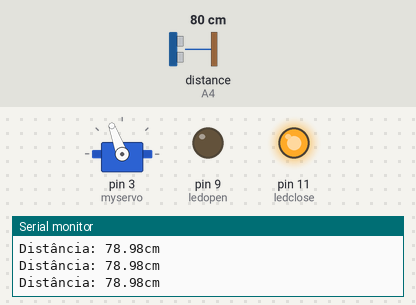
Bench run of a sketch on a simulated Arduino Uno, built with avr-gcc and run on an emulated ATmega328P. Shown: servo, output pins drawn as LEDs (lit = HIGH), the last lines printed to the serial monitor. Wiring (inferred from the names in the program): ultrasonic range finder: trigger A5; echo A4. The inputs (shaded band) are chosen by the test bench; at power-on: distance to the obstacle (sensor on A4) 80 cm. The echo pulse lasts 58.3 µs per cm; pins used as bus, display or sensor lines are not drawn.

Above: at 1.2 s.
1.3 s: distance to the obstacle (sensor on A4) set to 17 cm
3.2 s: distance to the obstacle (sensor on A4) set to 14 cm
At 4.34 s:
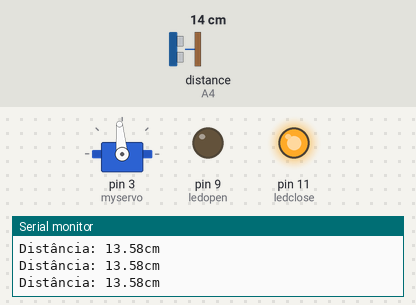
At 6.5 s:
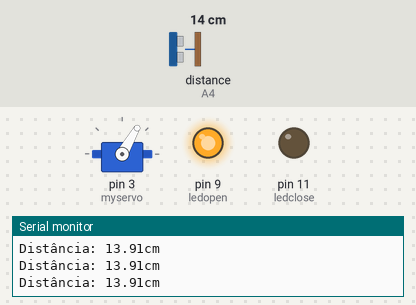
Timing chart, 0 to 8.0 s (numbered marks = the images above; inputs shaded):
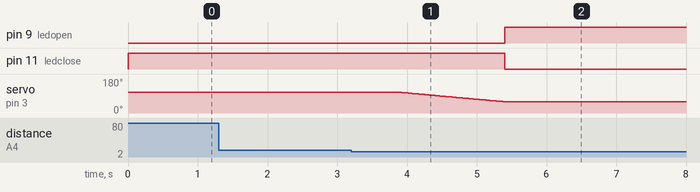

Measured:
- the behaviour switches between 16 and 15 cm on distance to the obstacle (sensor on A4) (found by bisection; images 0 and 1)
- after the input at 3.2 s, pin 9 (ledopen): LOW → HIGH after 2.2 s; pin 11 (ledclose): HIGH → LOW after 2.2 s; servo on pin 3 (myservo): moves from 110° to 60° over 1.5 s, starting after 0.70 s

The sketch:

sketch_mar17a.ino
```cpp
#include <Servo.h>

int trig = A5;
int echo = A4;
int ledopen = 9;
int ledclose = 11;
int contagem = 0;
int contagemFecho = 0;

Servo myservo;

int pos = 0;
bool isOpen = false;

void setup() {
  myservo.attach(3);
  pinMode(trig, OUTPUT);
  pinMode(echo, INPUT);
  pinMode(ledopen, OUTPUT);
  pinMode(ledclose, OUTPUT);
  Serial.begin(9600);
  myservo.write(110); // start closed
  digitalWrite(ledopen, LOW);
  digitalWrite(ledclose, HIGH);
}

void loop() {
  long duration;
  float cm;
  // Trigger the ultrasonic sensor
  digitalWrite(trig, LOW);
  delayMicroseconds(2);
  digitalWrite(trig, HIGH);
  delayMicroseconds(10);
  digitalWrite(trig, LOW);
  // Read echo time and convert to cm
  duration = pulseIn(echo, HIGH);
  cm = duration * 0.034 / 2;

  // print out the distance between ultrasonic sensor and object
  Serial.print("Distância: ");
  Serial.print(cm);
  Serial.println("cm");
  // Open gate if object is detected

  if (cm < 15) {
    contagem++;
  } else {
    contagem = 0;
  }

  if (contagem >= 4 && !isOpen) {
    for (pos = 110; pos >= 60; pos--) {
      myservo.write(pos);
      delay(30);
    }
    digitalWrite(ledclose, LOW);
    digitalWrite(ledopen, HIGH);
    Serial.print("PONTE ABERTA\nPONTE ABERTA\nPONTE ABERTA\n");
    isOpen = true;
}

  if (cm >= 15) {
    contagemFecho++;
  } else {
    contagemFecho = 0;
  }

// Close gate if object is no longer detected
if (contagemFecho >= 4 && isOpen) {

  delay(5000);
  digitalWrite(ledopen, LOW);
  digitalWrite(ledclose, HIGH);
  delay(1000);
  for (pos = 60; pos <= 110; pos++) {
  myservo.write(pos);
  delay(30);
  }
  Serial.print("PONTE FECHADA\nPONTE FECHADA\nPONTE FECHADA\n");
  isOpen = false;
}

delay(200); // small delay between readings

}
```
